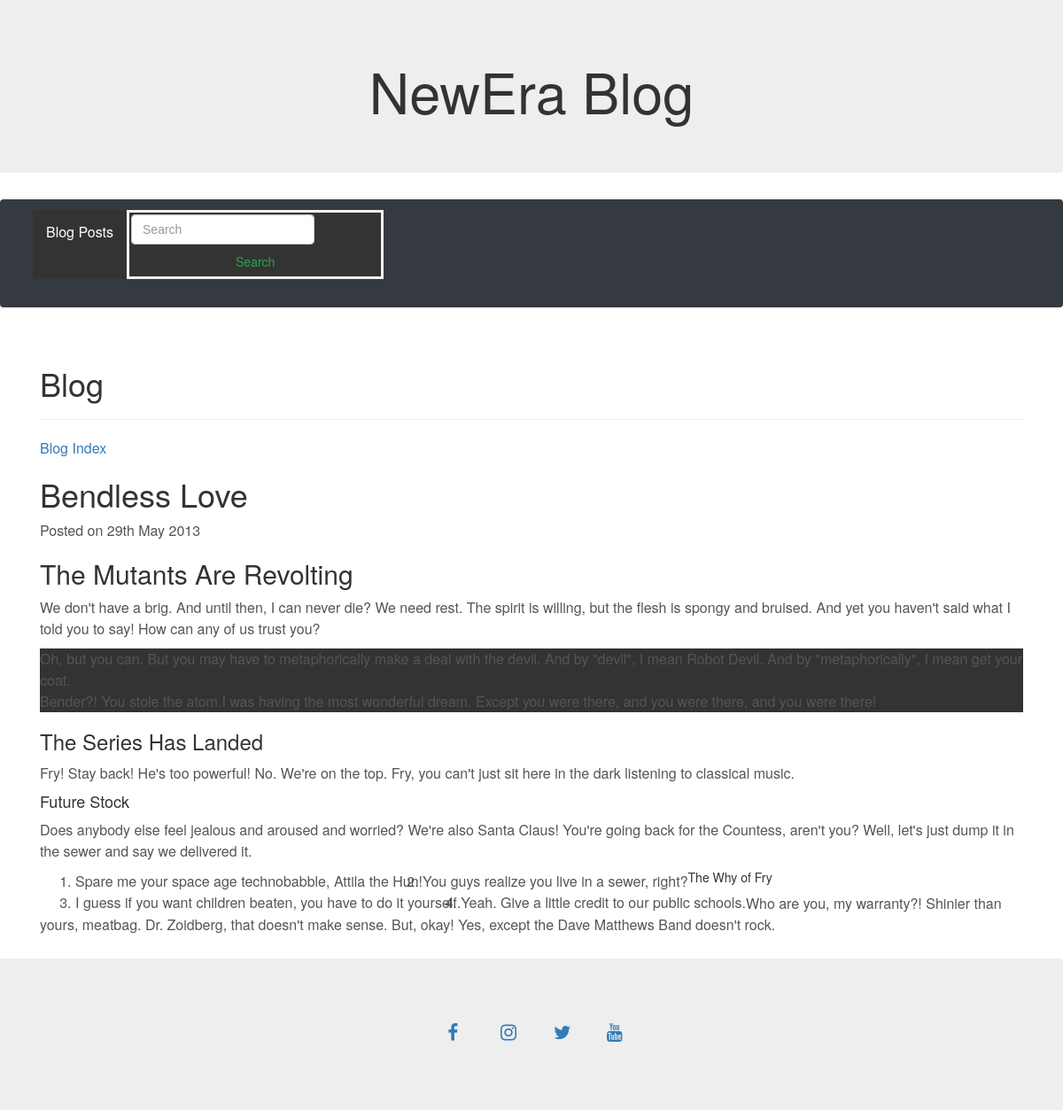
Page /viewpost.php?id=1 on the committed database.
### tables this page shows
CREATE TABLE `blog_posts` (
  `postID` int(11) unsigned NOT NULL AUTO_INCREMENT,
  `postTitle` varchar(255) DEFAULT NULL,
  `postDesc` text,
  `postCont` text,
  `postDate` datetime DEFAULT NULL,
  PRIMARY KEY (`postID`)
);

### viewpost.php (the view, shortened to what this page needs)
<!DOCTYPE html>
<html lang="en">
<head>
  <link rel="stylesheet" href="https://maxcdn.bootstrapcdn.com/bootstrap/4.5.2/css/bootstrap.min.css">
  <link rel="stylesheet" href="../style/Bootstrap-Stylesheet.css" />
  <link rel="stylesheet" href="style/main.css">
</head>
<body>
<div class="jumbotron text-center" style="justified">
  <h1>NewEra Blog</h1>
</div>
<nav class="navbar navbar-expand-sm bg-dark navbar-dark">
  <div class>
  <?php include('admin/usermenu.php');?>
  </div>
</nav>
<?php require('includes/config.php');
$stmt = $db->prepare('SELECT postID, postTitle, postCont, postDate FROM blog_posts WHERE postID = :postID');
$stmt->execute(array(':postID' => $_GET['id']));
$row = $stmt->fetch();
?>
<head>
</head>
<body>
	<div class="container" style="margin-top:30px">
		<h1>Blog</h1>
		<hr />
		<p><a href="./">Blog Index</a></p>
		<?php
			echo '<div>';
				echo '<h1>'.$row['postTitle'].'</h1>';
				echo '<p>Posted on '.date('jS M Y', strtotime($row['postDate'])).'</p>';
				echo '<p>'.$row['postCont'].'</p>';
			echo '</div>';
		?>
	</div>
	<div class="jumbotron text-center" style="margin-bottom:0">
  <p>
	<link rel="stylesheet" href="https://cdnjs.cloudflare.com/ajax/libs/font-awesome/4.7.0/css/font-awesome.min.css">
	<a href="#" class="fa fa-facebook"></a>
	<a href="#" class="fa fa-instagram"></a>
	<a href="#" class="fa fa-twitter"></a>
	<a href="#" class="fa fa-youtube"></a>
  </p>
</div>
</body>
</html>

### style/main.css (style rules this page uses)
p,li { color: #555555; font-size: 16px; line-height: 1.5em; }
a { color: #EF1F2F; text-decoration: none; }
.fa { padding: 20px; font-size: 30px; width: 50px; text-align: center; text-decoration: none; }

### viewpost.php (style rules this page uses)
.fa { padding: 20px; font-size: 30px; width: 50px; text-align: center; text-decoration: none; margin: 5px 2px; }

### rows in the picture
blog_posts: postTitle "Bendless Love", postDate "29th May 2013", postCont "The Mutants Are Revolting We don't have a brig. And until then, I can never die? We need rest. The spirit is willing, but the flesh is spongy and bruised. And yet you haven't said what I told you to say! How can any of us trust you? Oh, but you can. But you may have to metaphorically make a deal with the devil. And by \"devil\", I mean Robot Devil. And by \"metaphorically\", I mean get your coat. Bender?! You stole the atom. I was having the most wonderful dream. Except you were there, and you were there, and you were there! The Series Has Landed Fry! Stay back! He's too powerful! No. We're on the top. Fry, you can't just sit here in the dark listening to classical music. Future Stock Does…"
